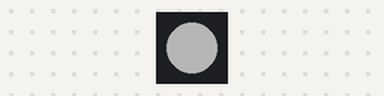
A sketch run on a simulated ESP32. On the bench: 1 RGB LEDs in strip order, left to right. Dim RGB values are drawn brighter than linear; what the sketch prints to the serial monitor is not drawn.

Above: at 0.5 s.
At 1.5 s:
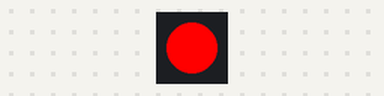
At 2.5 s:
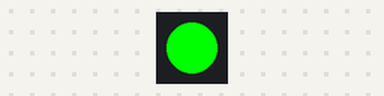
At 4.5 s:
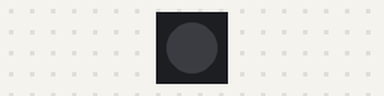
Timing chart, 0 to 6.5 s (numbered marks = the images above):
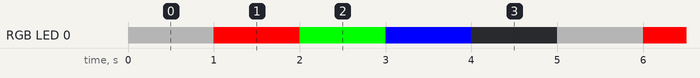

The sketch:

BlinkRGB.ino
```cpp
#include <Adafruit_NeoPixel.h>
// must install above lib before using this code in Arduino IDE.

// Define the GPIO pin where the built-in RGB LED is connected
#define LED_PIN GPIO_NUM_48  // Adjust this pin number to your specific board's configuration

// Define the number of LEDs in the strip. For a single built-in RGB LED, this is 1.
#define NUM_LEDS 1

// Create an instance of the Adafruit_NeoPixel class
Adafruit_NeoPixel strip = Adafruit_NeoPixel(NUM_LEDS, LED_PIN, NEO_GRB + NEO_KHZ800);

void setup() {
  Serial.begin(115200);

  // Initialize the NeoPixel library
  strip.begin();
  strip.show(); // Initialize all pixels to 'off'

  Serial.println("Onboard LED blink starts");
}

void loop() {
  // Set the built-in RGB LED to white
  strip.setPixelColor(0, strip.Color(64, 64, 64)); // White color
  strip.show();
  delay(1000); // Wait for 1 second

  // Set the built-in RGB LED to red
  strip.setPixelColor(0, strip.Color(255, 0, 0)); // Red color
  strip.show();
  delay(1000); // Wait for 1 second

  // Set the built-in RGB LED to green
  strip.setPixelColor(0, strip.Color(0, 255, 0)); // Green color
  strip.show();
  delay(1000); // Wait for 1 second

  // Set the built-in RGB LED to blue
  strip.setPixelColor(0, strip.Color(0, 0, 255)); // Blue color
  strip.show();
  delay(1000); // Wait for 1 second

  // Turn off the built-in RGB LED
  strip.setPixelColor(0, strip.Color(0, 0, 0)); // Off
  strip.show();
  delay(1000); // Wait for 1 second
}
```

Measured:
- by itself, RGB LED 0: repeats every 5.0 s: RGB(255, 0, 0) 1.0 s, RGB(0, 255, 0) 1.0 s, RGB(0, 0, 255) 1.0 s, off 1.0 s, RGB(64, 64, 64) 1.0 s
- by itself, everything shown: repeats every 5.0 s, in 5 steps
